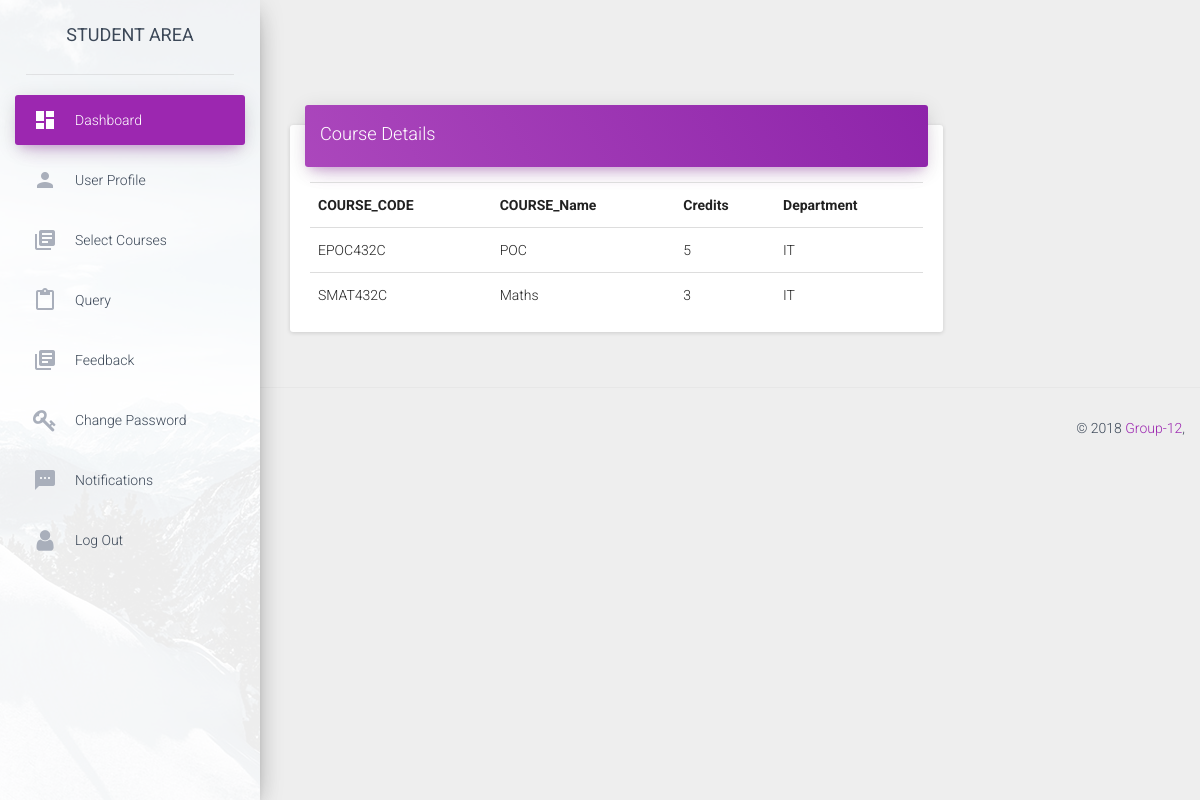
Page /dashboard/iit2016047 (signed in) on the earlier database version.
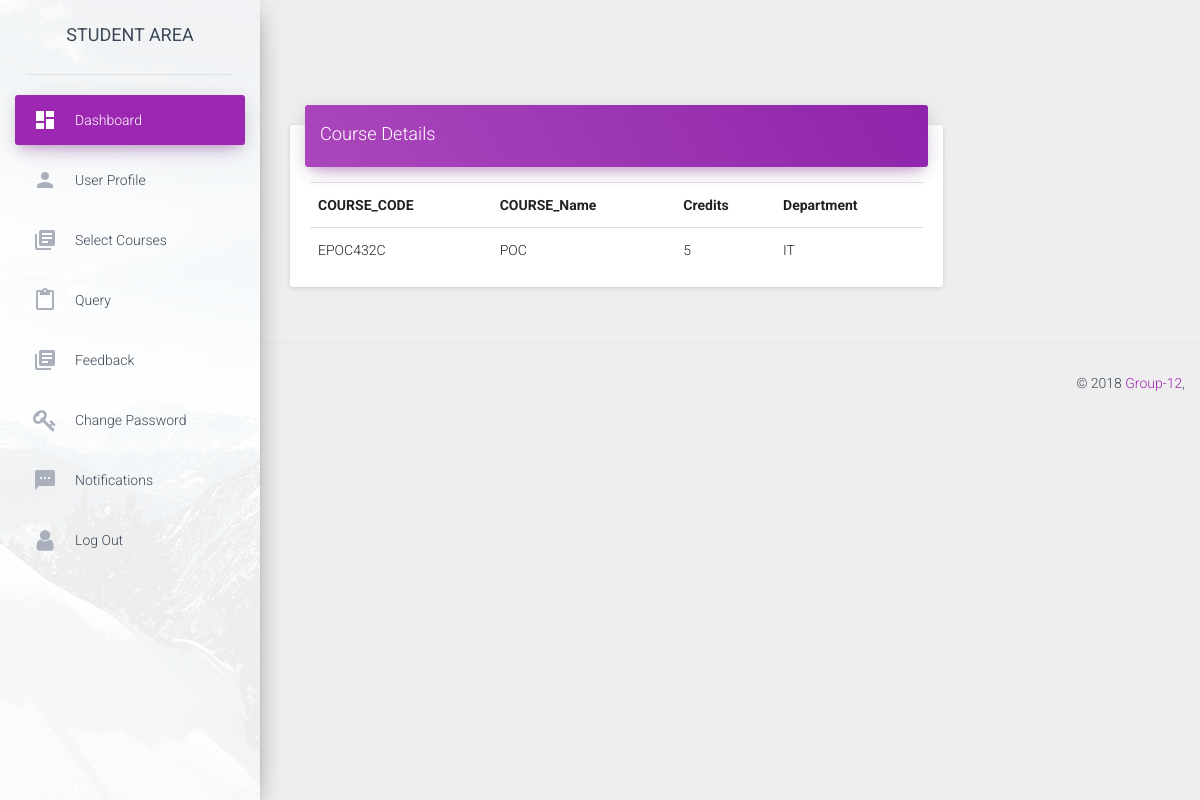
Same page on the later database version.
### app.py (models this page shows, shortened)
class courses(db.Model):
	__tablename__ = 'courses'
	column_display_pk = True
	course_code = db.Column(db.String(20), primary_key=True)
	course_name = db.Column(db.String(40))
	credits = db.Column(db.Integer)
	semester = db.Column(db.Integer)
	department = db.Column(db.String(40))

### app.py (the view)
@app.route('/dashboard/<id>')
def dashboard(id):
	global current
	if session.get('logged_in') and id == current:
		conn = sqlite3.connect('students.sqlite3')
		cur = conn.cursor()
		cur.execute("SELECT * FROM users WHERE username = (?)",(id,))
		users = cur.fetchone()
		cur.execute("SELECT courses.course_code,courses.course_name,courses.credits,courses.department FROM users_courses,courses WHERE useremail = (?) and users_courses.course_code = courses.course_code",(id+"@iiita.ac.in",))
		courses = cur.fetchall()
		print (users)
		print (courses)
		cur = conn.cursor()
		cur.execute("SELECT * FROM query WHERE useremail = (?) and seen = (?)",(id+"@iiita.ac.in",0,))
		notifications = cur.fetchall()
		if notifications==[]:
			notifications=None
		conn.close()
		return render_template("dashboard.html",users=users,notifications=notifications,courses = courses)
	return redirect(url_for('login'))

### templates/dashboard.html (shortened to what this page needs)
<!doctype html>
<html lang="en">
<head>
    <link href="../static/css/bootstrap.min.css" rel="stylesheet" />
    <link href="../static/css/material-dashboard.css?v=1.2.0" rel="stylesheet" />
    <link href="../static/css/demo.css" rel="stylesheet" />
    <link href="http://maxcdn.bootstrapcdn.com/font-awesome/latest/css/font-awesome.min.css" rel="stylesheet">
</head>
<body>
	<div class="wrapper">
        <div class="sidebar" data-color="purple" data-image="../assets/img/sidebar-1.jpg">
            <div class="logo">
                <label class="simple-text">
                    STUDENT AREA
                </label>
            </div>
            <div class="sidebar-wrapper">
                <ul class="nav">
                     <li class="active">
                        <a href="{{url_for('dashboard',id=users[1])}}">
                            <i class="material-icons">dashboard</i>
                            <p>Dashboard</p>
                        </a>
                    </li>
                    <li>
                        <a href="{{url_for('profile',id=users[1])}}">
                            <i class="material-icons">person</i>
                            <p>User Profile</p>
                        </a>
                    </li>
                    <li>
                        <a href="{{url_for('courses')}}">
                            <i class="material-icons">library_books</i>
                            <p>Select Courses</p>
                        </a>
                    </li>
                    <li>
                        <a href="{{url_for('query')}}">
                            <i class="material-icons">content_paste</i>
                            <p>Query</p>
                        </a>
                    </li>
                    <li>
                        <a href="{{url_for('feedback')}}">
                            <i class="material-icons">library_books</i>
                            <p>Feedback</p>
                        </a>
                    </li>
                    <li>
                        <a href="{{url_for('change_password',id=users[1])}}">
                            <i class="fa fa-key"></i>
                            <p>Change Password</p>
                        </a>
                    </li>
                    <li>
                        <a href="{{url_for('notifications')}}">
                            <i class="material-icons">sms</i>
                            {% if notifications is none %}<p>Notifications</p>{% else %}<p style="color:red;">Notifications</p>{% endif %}
                        </a>
                    </li>
                    <li>
                        <a href="{{url_for('logout')}}">
                            <i class="fa fa-user"></i>
                            <p>Log Out</p>
                        </a>
                    </li>
                </ul>
            </div>
        </div>
        <div class="main-panel">
            <div class="content">
                <div class="container-fluid">
                    <div class="row">
                        <div class="col-md-9">
                            <div class="card">
                                <div class="card-header" data-background-color="purple">
                                    <h4 class="title">Course Details</h4>
                                </div>
                                <div class="card-content table-responsive">
                                    <table class="table">
                                          <tr>
                                            <th>COURSE_CODE</th>
                                            <th>COURSE_Name</th>
                                            <th>Credits</th>
                                            <th>Department</th>
                                          </tr>
                                        {% for item in courses %}
                                            <tr>
                                                <td>{{item[0]}}</td>
                                                <td>{{item[1]}}</td>
                                                <td>{{item[2]}}</td>
                                                <td>{{item[3]}}</td>
                                            </tr>
                                        {% endfor %}
                                    </table>
                                </div>
                            </div>
                        </div>
                    </div>
                </div>
            </div>
            <footer class="footer">
                <div class="container-fluid">
                    <p class="copyright pull-right">
                        &copy;
                        <a href="./dashboard.html">Group-12</a>,
                    </p>
                </div>
            </footer>
        </div>
    </div>
	</body>
</html>

Differences in the rows shown:
removed courses: course_code "SMAT432C", course_name "Maths", credits "3", department "IT"
